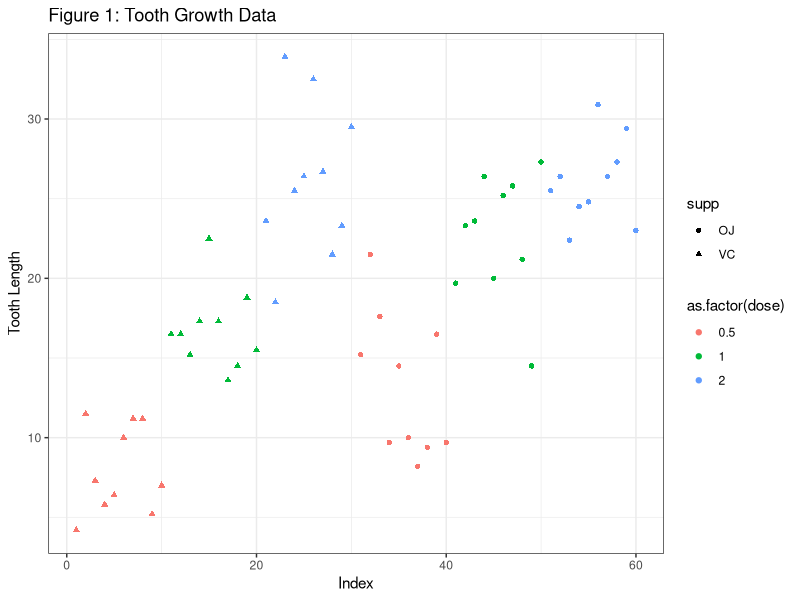
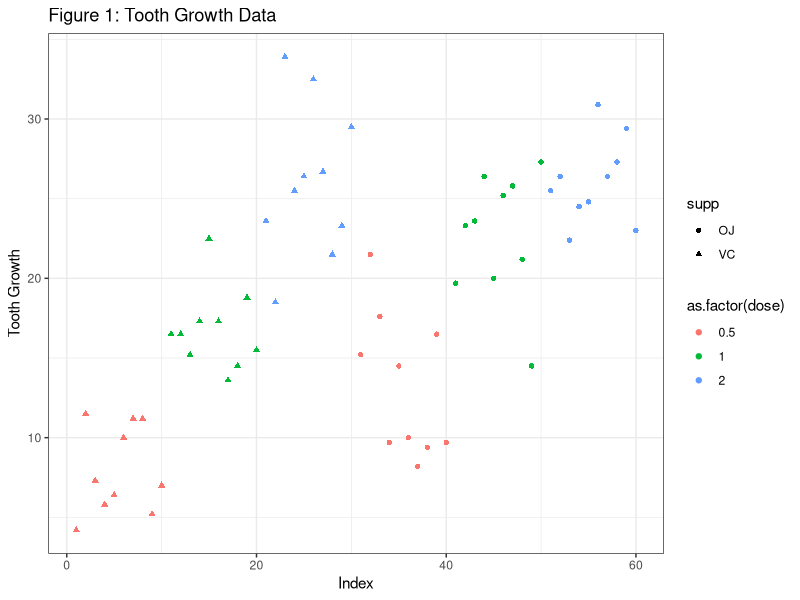

The R source for these figures, in order:
## ---- chunk 1
library(datasets)
library(ggplot2)
fc = as.factor(ToothGrowth$dose)
ggplot(ToothGrowth, aes(x=c(1:length(len)),y=len, colour=as.factor(dose), shape=supp)) +
  geom_point() +
  xlab("Index") + ylab("Tooth Length") +
  ggtitle("Figure 1: Tooth Growth Data") +
  theme_bw()
## ---- chunk 2
t.test(subset(ToothGrowth,supp=="OJ")$len, subset(ToothGrowth,supp=="VC")$len)
## ---- chunk 3
t.test(subset(ToothGrowth,dose==2.0)$len, subset(ToothGrowth,dose==1.0)$len)
## ---- chunk 4
t.test(subset(ToothGrowth,dose==1.0)$len, subset(ToothGrowth,dose==0.5)$len)
## ---- chunk 5
summary(ToothGrowth)
## ---- chunk 6
library(datasets)
fc = as.factor(ToothGrowth$dose)
ggplot(ToothGrowth, aes(x=c(1:length(len)),y=len, colour=as.factor(dose), shape=supp)) +
  geom_point() +
  xlab("Index") + ylab("Tooth Growth") +
  ggtitle("Figure 1: Tooth Growth Data") +
  theme_bw()
## ---- chunk 7
as.vector(t.test(subset(ToothGrowth,supp=="OJ" & dose==0.5)$len, subset(ToothGrowth,supp=="VC" & dose==0.5)$len))
## ---- chunk 8
as.vector(t.test(subset(ToothGrowth,supp=="OJ" & dose==1.0)$len, subset(ToothGrowth,supp=="VC" & dose==1.0)$len))
## ---- chunk 9
as.vector(t.test(subset(ToothGrowth,supp=="OJ" & dose==2.0)$len, subset(ToothGrowth,supp=="VC" & dose==2.0)$len))
## ---- chunk 10
t.test(subset(ToothGrowth,dose==2.0 & supp=="VC")$len, subset(ToothGrowth,dose==1.0 & supp=="VC")$len)
## ---- chunk 11
t.test(subset(ToothGrowth,dose==1.0 & supp=="VC")$len, subset(ToothGrowth,dose==0.5 & supp=="VC")$len)
## ---- chunk 12
t.test(subset(ToothGrowth,dose==2.0 & supp=="OJ")$len, subset(ToothGrowth,dose==1.0 & supp=="OJ")$len)
## ---- chunk 13
t.test(subset(ToothGrowth,dose==1.0 & supp=="OJ")$len, subset(ToothGrowth,dose==0.5 & supp=="OJ")$len)
